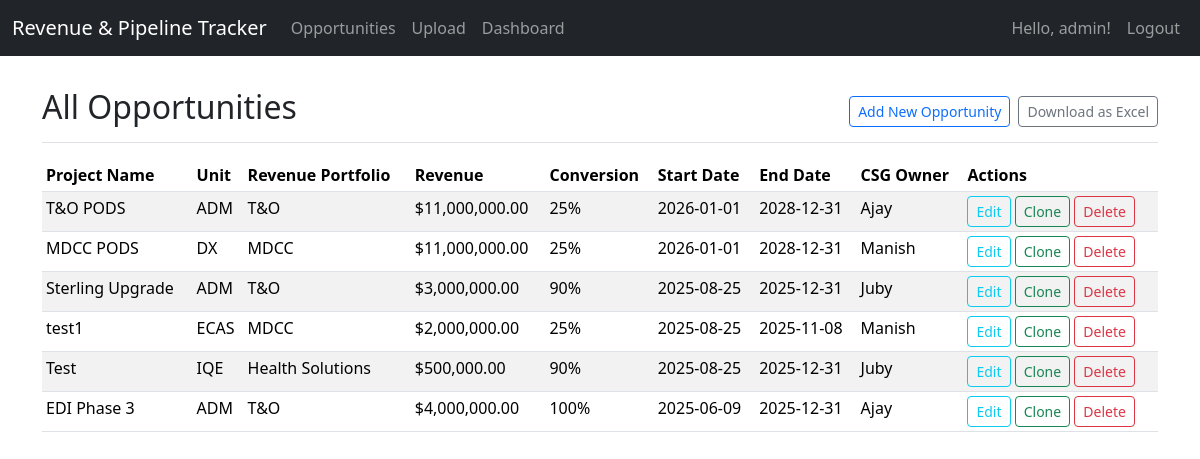
Page / (signed in) on the earlier database version.
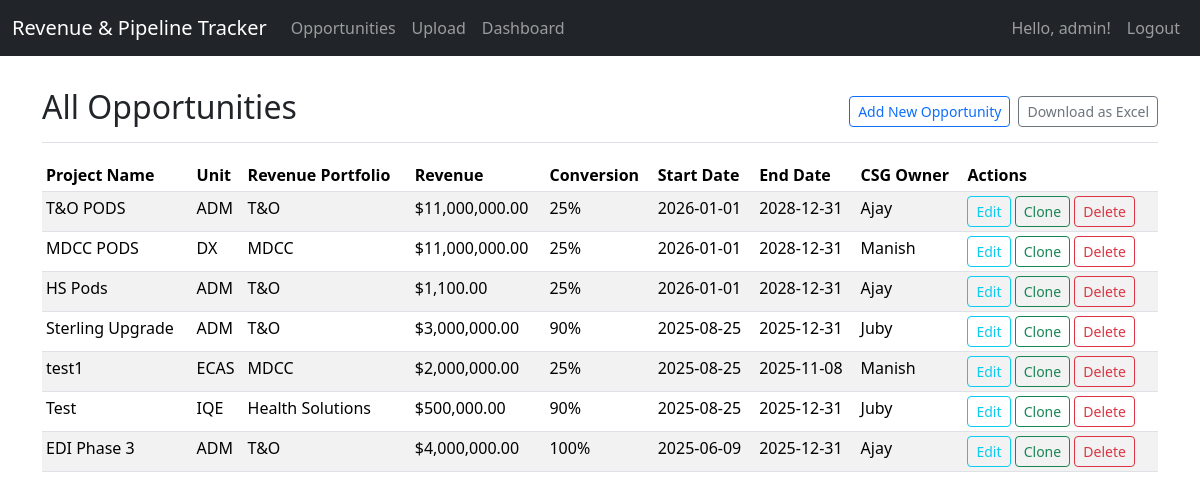
Same page on the later database version.
### app.py (models this page shows, shortened)
class User(UserMixin, db.Model):
    id = db.Column(db.Integer, primary_key=True)
    username = db.Column(db.String(80), unique=True, nullable=False)
    password_hash = db.Column(db.String(120), nullable=False)
    can_upload = db.Column(db.Boolean, default=False) # New field for upload permission

class Opportunity(db.Model):
    id = db.Column(db.Integer, primary_key=True)
    project_name = db.Column(db.String(200), nullable=False)
    revenue_portfolio = db.Column(db.Enum(RevenuePortfolioEnum), nullable=False)
    unit = db.Column(db.Enum(UnitEnum), nullable=False)
    csg_owner = db.Column(db.Enum(CSGOwnerEnum), nullable=False)
    delivery_owner = db.Column(db.Enum(DeliveryOwnerEnum), nullable=False)
    originating_revenue_type = db.Column(db.Enum(OriginatingRevenueTypeEnum), nullable=False)
    revenue_type = db.Column(db.Enum(RevenueTypeEnum), nullable=False)
    conversion = db.Column(db.Integer, nullable=False) # Percentage
    ritm = db.Column(db.String(100))
    sow_number = db.Column(db.String(100))
    start_date = db.Column(db.Date)
    end_date = db.Column(db.Date)
    revenue = db.Column(db.Float, nullable=False)
    client_director = db.Column(db.String(100))

### app.py (the view)
@app.route('/')
@login_required
def index():
    opportunities = Opportunity.query.order_by(Opportunity.start_date.desc()).all()
    return render_template('index.html', opportunities=opportunities)

### app.py (called while the page is built)
@login_manager.user_loader
def load_user(user_id):
    return User.query.get(int(user_id))

@app.context_processor
def inject_enums():
    return {
        'RevenuePortfolioEnum': RevenuePortfolioEnum,
        'UnitEnum': UnitEnum,
        'CSGOwnerEnum': CSGOwnerEnum,
        'DeliveryOwnerEnum': DeliveryOwnerEnum,
        'OriginatingRevenueTypeEnum': OriginatingRevenueTypeEnum,
        'RevenueTypeEnum': RevenueTypeEnum,
        'current_user': current_user # Make current_user available in all templates
    }

### templates/index.html (shortened to what this page needs)
{% extends 'base.html' %}
{% block content %}
<div class="d-flex justify-content-between flex-wrap flex-md-nowrap align-items-center pt-3 pb-2 mb-3 border-bottom">
    <h1 class="h2">All Opportunities</h1>
    <div class="btn-toolbar mb-2 mb-md-0">
        {% if current_user.is_authenticated %}
            <a href="{{ url_for('add_opportunity') }}" class="btn btn-sm btn-outline-primary me-2">Add New Opportunity</a>
            <a href="{{ url_for('download_spreadsheet') }}" class="btn btn-sm btn-outline-secondary">Download as Excel</a>
        {% endif %}
    </div>
</div>
<div class="table-responsive">
    <table class="table table-striped table-sm">
        <thead>
            <tr>
                <th>Project Name</th>
                <th>Unit</th>
                <th>Revenue Portfolio</th>
                <th>Revenue</th>
                <th>Conversion</th>
                <th>Start Date</th>
                <th>End Date</th>
                <th>CSG Owner</th>
                <th>Actions</th>
            </tr>
        </thead>
        <tbody>
            {% for opp in opportunities %}
            <tr>
                <td>{{ opp.project_name }}</td>
                <td>{{ opp.unit.value }}</td>
                <td>{{ opp.revenue_portfolio.value }}</td>
                <td>${{ "{:,.2f}".format(opp.revenue) }}</td>
                <td>{{ opp.conversion }}%</td>
                <td>{{ opp.start_date.strftime('%Y-%m-%d') if opp.start_date else 'N/A' }}</td>
                <td>{{ opp.end_date.strftime('%Y-%m-%d') if opp.end_date else 'N/A' }}</td>
                <td>{{ opp.csg_owner.value }}</td>
                <td>
                    {% if current_user.is_authenticated %}
                        <a href="{{ url_for('edit_opportunity', id=opp.id) }}" class="btn btn-sm btn-outline-info">Edit</a>
                        <form action="{{ url_for('clone_opportunity', id=opp.id) }}" method="POST" class="d-inline">
                            <button type="submit" class="btn btn-sm btn-outline-success">Clone</button>
                        </form>
                        <form action="{{ url_for('delete_opportunity', id=opp.id) }}" method="POST" class="d-inline" onsubmit="return confirm('Are you sure you want to delete this opportunity?');">
                            <button type="submit" class="btn btn-sm btn-outline-danger">Delete</button>
                        </form>
                    {% endif %}
                </td>
            </tr>
            {% else %}
            <tr>
                <td colspan="9" class="text-center">No opportunities found. Add one to get started!</td>
            </tr>
            {% endfor %}
        </tbody>
    </table>
</div>
{% endblock %}

### templates/base.html (shortened to what this page needs)
<!doctype html>
<html lang="en">
  <head>
    <link href="https://cdn.jsdelivr.net/npm/bootstrap@5.3.3/dist/css/bootstrap.min.css" rel="stylesheet">
  </head>
  <body>
    <nav class="navbar navbar-expand-md navbar-dark fixed-top bg-dark">
        <div class="container-fluid">
            <a class="navbar-brand" href="{{ url_for('index') }}">Revenue & Pipeline Tracker</a>
            <div class="collapse navbar-collapse" id="navbarCollapse">
                {% if current_user.is_authenticated %}
                <ul class="navbar-nav me-auto mb-2 mb-md-0">
                    <li class="nav-item"><a class="nav-link" href="{{ url_for('index') }}">Opportunities</a></li>
                    <li class="nav-item"><a class="nav-link" href="{{ url_for('upload_spreadsheet') }}">Upload</a></li>
                    <li class="nav-item"><a class="nav-link" href="{{ url_for('dashboard') }}">Dashboard</a></li>
                </ul>
                {% endif %}
                <ul class="navbar-nav ms-auto mb-2 mb-md-0">
                    {% if current_user.is_authenticated %}
                        <li class="nav-item"><span class="nav-link">Hello, {{ current_user.username }}!</span></li>
                        <li class="nav-item"><a class="nav-link" href="{{ url_for('logout') }}">Logout</a></li>
                    {% else %}
                        <li class="nav-item"><a class="nav-link" href="{{ url_for('register') }}">Register</a></li>
                        <li class="nav-item"><a class="nav-link" href="{{ url_for('login') }}">Login</a></li>
                    {% endif %}
                </ul>
            </div>
        </div>
    </nav>
    <main class="container">
        {% block content %}{% endblock %}
    </main>
  </body>
</html>

### templates/base.html (style rules this page uses)
body { padding-top: 4.5rem; }

Differences in the rows shown:
added Opportunity: project_name "HS Pods", unit.value "ADM", revenue_portfolio.value "T&O", revenue "1,100.00", conversion "25", start_date "2026-01-01", end_date "2028-12-31", csg_owner.value "Ajay"
